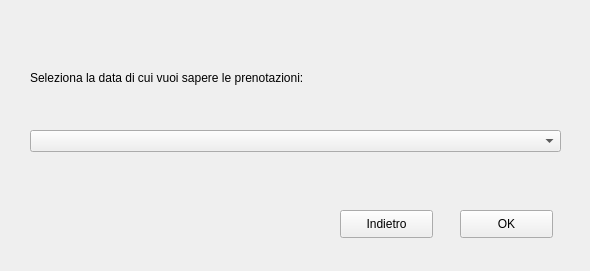
<?xml version="1.0" encoding="UTF-8"?>
<ui version="4.0">
 <class>Form</class>
 <widget class="QWidget" name="Form">
  <property name="geometry">
   <rect>
    <x>0</x>
    <y>0</y>
    <width>590</width>
    <height>271</height>
   </rect>
  </property>
  <property name="windowTitle">
   <string>Seleziona data Prenotazione</string>
  </property>
  <widget class="QLabel" name="label">
   <property name="geometry">
    <rect>
     <x>30</x>
     <y>70</y>
     <width>331</width>
     <height>16</height>
    </rect>
   </property>
   <property name="text">
    <string>Seleziona la data di cui vuoi sapere le prenotazioni:</string>
   </property>
  </widget>
  <widget class="QComboBox" name="comboBox">
   <property name="geometry">
    <rect>
     <x>30</x>
     <y>130</y>
     <width>531</width>
     <height>22</height>
    </rect>
   </property>
  </widget>
  <widget class="QPushButton" name="pushButton">
   <property name="geometry">
    <rect>
     <x>460</x>
     <y>210</y>
     <width>93</width>
     <height>28</height>
    </rect>
   </property>
   <property name="text">
    <string>OK</string>
   </property>
  </widget>
  <widget class="QPushButton" name="pushButton_2">
   <property name="geometry">
    <rect>
     <x>340</x>
     <y>210</y>
     <width>93</width>
     <height>28</height>
    </rect>
   </property>
   <property name="text">
    <string>Indietro</string>
   </property>
  </widget>
 </widget>
 <resources/>
 <connections/>
</ui>
